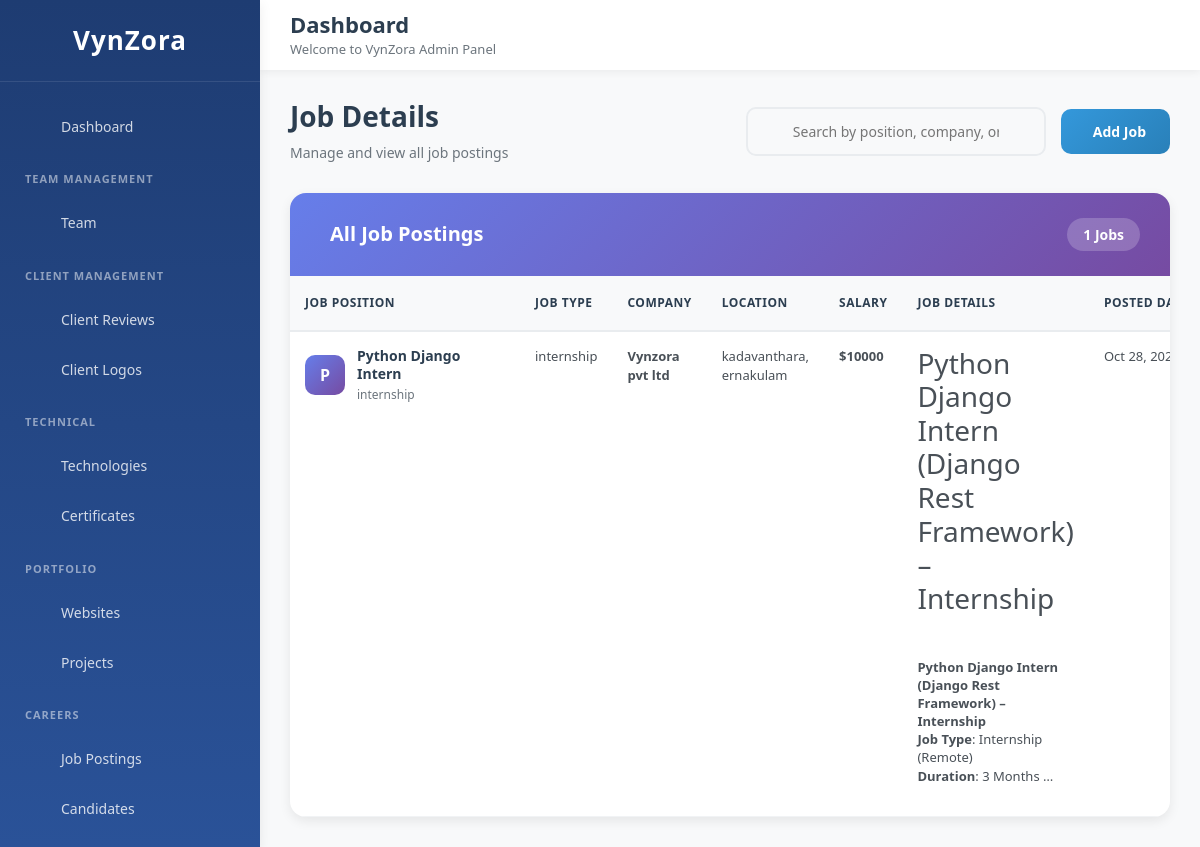
Page /view-job-details/ (signed in) on the committed database.
### vynzora_app/models.py (models this page shows, shortened)
class Career_Model(models.Model):
    JOB_TYPES = (
        ('full_time', 'Full Time'),
        ('part_time', 'Part Time'),
        ('internship', 'Internship'),
        ('contract', 'Contract'),
        ('remote', 'Remote'),
    )
    job_position = models.CharField(max_length=100)
    job_type = models.CharField(max_length=50, choices=JOB_TYPES)
    company_name = models.CharField(max_length=100)
    place = models.CharField(max_length=100)
    salary = models.IntegerField()
    job_details = RichTextField(max_length=20000)
    posted_date = models.DateField(auto_now_add=True)
    end_date = models.DateField()
    post_end_date = models.DateTimeField(null=True, blank=True)

### vynzora_app/views.py (the view)
# urls.py: path('view-job-details/', views.view_job_details, name='view_job_details'),
@login_required(login_url='user_login')
def view_job_details(request):
    job_details = Career_Model.objects.all().order_by('-id')
    return render(request, 'admin_home/view_job_details.html', {'job_details': job_details})

### templates/admin_home/view_job_details.html (shortened to what this page needs)
{% extends "admin_home/base.html" %}
{% load static %}
{% block content %}
<div class="jobs-list-container">
  <div class="page-header">
    <div class="header-left">
      <h2>Job Details</h2>
      <p>Manage and view all job postings</p>
    </div>
    <div class="header-right">
      <div class="search-box">
        <input
          type="text"
          id="searchInput"
          placeholder="Search by position, company, or location..."
          autocomplete="off"
        >
      </div>
      <a href="{% url 'add_job_details' %}" class="btn-add">
        Add Job
      </a>
    </div>
  </div>
  <div class="jobs-card">
    <div class="jobs-card-header">
      <h3>
        All Job Postings
      </h3>
      <span class="jobs-count" id="jobsCount">{{ job_details|length }} Jobs</span>
    </div>
    <div class="table-wrapper">
      {% if job_details %}
      <table class="jobs-table">
        <thead>
          <tr>
            <th>Job Position</th>
            <th>Job Type</th>
            <th>Company</th>
            <th>Location</th>
            <th>Salary</th>
            <th>Job Details</th>
            <th>Posted Date</th>
          </tr>
        </thead>
        <tbody id="jobsTableBody">
          {% for job in job_details %}
          <tr data-id="{{ job.id }}" data-position="{{ job.job_position }}" data-company="{{ job.company_name }}" data-location="{{ job.place }}" data-type="{{ job.job_type }}" data-salary="{{ job.salary }}" data-details="{{ job.job_details|striptags }}" data-posted="{{ job.posted_date|date:'Y-m-d' }}" data-end="{{ job.end_date|date:'Y-m-d' }}" data-post-end="{{ job.post_end_date|date:'Y-m-d\\TH:i' }}">
            <td>
              <div class="job-info">
                <div class="job-avatar">
                  {{ job.job_position|first|upper }}
                </div>
                <div class="job-details">
                  <h4 class="job-position">{{ job.job_position }}</h4>
                  <p class="job-type">{{ job.job_type }}</p>
                </div>
              </div>
            </td>
            <td class="job-type-cell">{{ job.job_type }}</td>
            <td class="company-cell">{{ job.company_name }}</td>
            <td class="location-cell">{{ job.place }}</td>
            <td class="salary-cell">${{ job.salary }}</td>
            <td class="description-cell">{{ job.job_details|safe|truncatewords:20 }}</td>
            <td class="date-cell">{{ job.posted_date|date:"M d, Y" }}</td>
          </tr>
          {% endfor %}
        </tbody>
      </table>
      {% endif %}
    </div>
  </div>
</div>
{% endblock %}

### templates/admin_home/base.html (style rules this page uses)
* { margin: 0; padding: 0; box-sizing: border-box; }
:root { --primary-color: #3498db; --secondary-color: #2c3e50; --success-color: #2ecc71; --warning-color: #f39c12; --danger-color: #e74c3c; --info-color: #9b59b6; --light-bg: #f8f9fa; --dark-text: #2c3e50; --light-text: #6c757d; --border-color: #e9ecef; --sidebar-width: 260px; --header-height: 70px; --shadow-sm: 0 2px 8px rgba(0, 0, 0, 0.06); --shadow-md: 0 4px 12px rgba(0, 0, 0, 0.08); --shadow-lg: 0 8px 24px rgba(0, 0, 0, 0.12); }
body { font-family: 'Segoe UI', Tahoma, Geneva, Verdana, sans-serif; background-color: var(--light-bg); overflow-x: hidden; }

### templates/admin_home/view_job_details.html (style rules this page uses)
.jobs-list-container { max-width: 1400px; margin: 0 auto; animation: fadeIn 0.5s ease; }
.page-header { display: flex; justify-content: space-between; align-items: center; margin-bottom: 30px; flex-wrap: wrap; gap: 20px; }
.header-left h2 { font-size: 28px; font-weight: 700; color: #2c3e50; margin-bottom: 8px; }
.header-left p { color: #6c757d; font-size: 14px; margin: 0; }
.header-right { display: flex; gap: 15px; align-items: center; }
.search-box { position: relative; width: 300px; }
.search-box input { width: 100%; padding: 12px 45px 12px 45px; border: 2px solid #e9ecef; border-radius: 10px; font-size: 14px; transition: all 0.3s ease; background: #f8f9fa; }
.btn-add { padding: 12px 24px; background: linear-gradient(135deg, #3498db, #2980b9); color: white; border: none; border-radius: 10px; font-size: 14px; font-weight: 600; cursor: pointer; transition: all 0.3s ease; display: inline-flex; align-items: center; gap: 8px; text-decoration: none; }
.jobs-card { background: #fff; border-radius: 16px; box-shadow: 0 4px 12px rgba(0, 0, 0, 0.08); overflow: hidden; }
.jobs-card-header { background: linear-gradient(135deg, #667eea 0%, #764ba2 100%); padding: 25px 30px; color: white; display: flex; align-items: center; justify-content: space-between; }
.jobs-card-header h3 { font-size: 20px; font-weight: 700; margin: 0; display: flex; align-items: center; gap: 10px; }
.jobs-count { background: rgba(255, 255, 255, 0.2); padding: 6px 16px; border-radius: 20px; font-size: 14px; font-weight: 600; }
.table-wrapper { overflow-x: auto; max-height: 600px; overflow-y: auto; }
.jobs-table { width: 100%; border-collapse: collapse; min-width: 1200px; }
.jobs-table thead { background: #f8f9fa; position: sticky; top: 0; z-index: 10; }
.jobs-table thead th { padding: 18px 15px; text-align: left; font-size: 12px; font-weight: 700; color: #2c3e50; text-transform: uppercase; letter-spacing: 0.5px; border-bottom: 2px solid #e9ecef; white-space: nowrap; }
.jobs-table tbody tr { border-bottom: 1px solid #f1f3f5; transition: all 0.3s ease; }
.jobs-table tbody td { padding: 15px; font-size: 13px; color: #495057; vertical-align: top; }
.job-info { display: flex; align-items: center; gap: 12px; min-width: 200px; }
.job-avatar { width: 40px; height: 40px; border-radius: 10px; background: linear-gradient(135deg, #667eea 0%, #764ba2 100%); display: flex; align-items: center; justify-content: center; color: white; font-size: 16px; font-weight: 700; flex-shrink: 0; }
.job-details h4 { font-size: 14px; font-weight: 600; color: #2c3e50; margin: 0 0 4px 0; line-height: 1.3; }
.job-details p { font-size: 12px; color: #6c757d; margin: 0; line-height: 1.3; }
.description-cell { max-width: 300px; word-wrap: break-word; overflow-wrap: break-word; white-space: normal; line-height: 1.4; max-height: 100px; overflow-y: auto; }
.salary-cell { font-weight: 600; color: #27ae60; }
.date-cell { white-space: nowrap; font-size: 12px; color: #6c757d; }
.company-cell { font-weight: 600; color: #2c3e50; }
.location-cell { color: #6c757d; font-size: 12px; }

### rows in the picture
Career_Model: job_position|first "P", job_position "Python Django Intern", job_type "internship", company_name "Vynzora pvt ltd", place "kadavanthara, ernakulam", salary "10000", job_details "Python Django Intern (Django Rest Framework) – Internship Python Django Intern (Django Rest Framework) – Internship Job Type : Internship (Remote) Duration : 3 Months …", posted_date "Oct 28,…"

### other values in the picture
{{ job_details|length }} "1"
